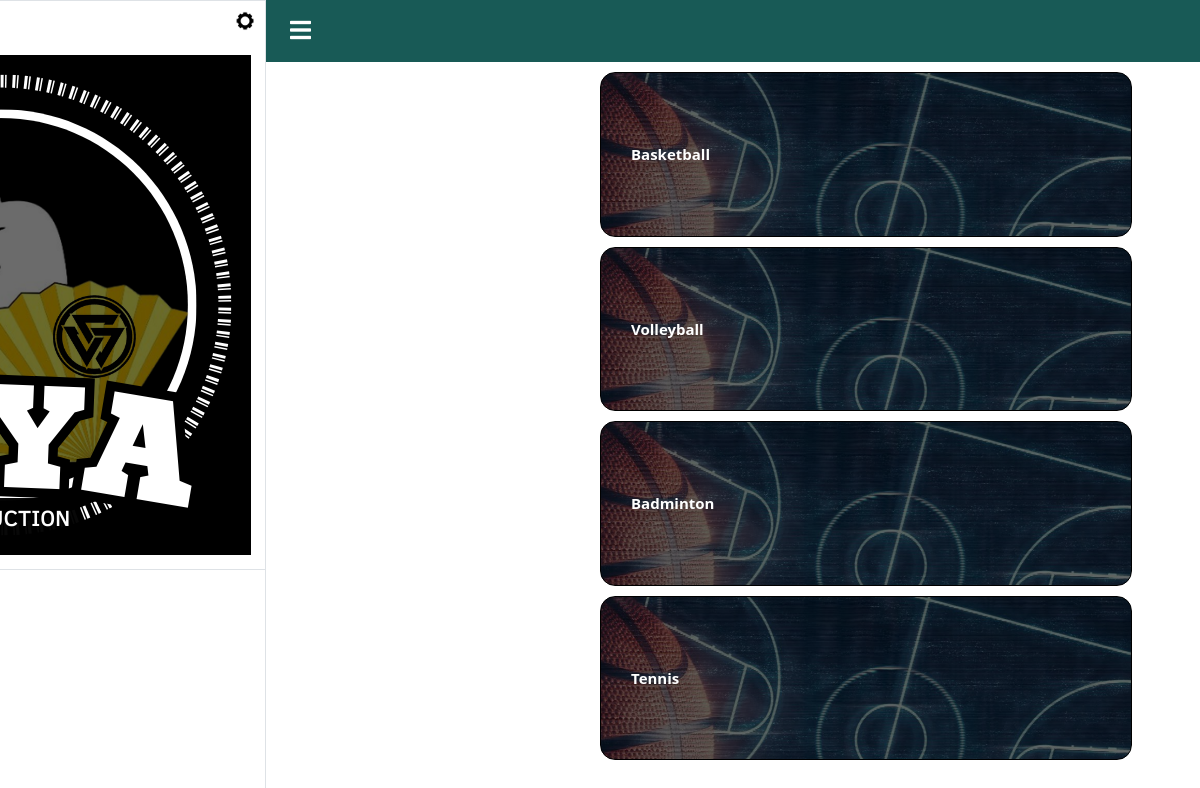
Screenshot of /Player/sportsChoices.php?playerID=1 with the database file from the repository.
### tables this page shows
CREATE TABLE `players` (
  `playerID` int(11) NOT NULL,
  `player_firstname` varchar(50) NOT NULL,
  `player_middlename` varchar(50) NOT NULL,
  `player_lastname` varchar(50) NOT NULL,
  `player_email` varchar(50) NOT NULL,
  `player_gender` varchar(10) NOT NULL,
  `player_phonenumber` int(11) NOT NULL,
  `player_birthdate` date NOT NULL,
  `player_password` varchar(50) NOT NULL,
  `player_address` varchar(50) NOT NULL,
  `player_picture` varchar(50) NOT NULL
);

CREATE TABLE `sports` (
  `sportID` int(11) NOT NULL,
  `sport_name` varchar(50) NOT NULL
);

### Player/sportsChoices.php (the view, shortened to what this page needs)
<?php
require('dbconn.php');
$playID = $_GET['playerID'];
$fetch = "SELECT * FROM players WHERE playerID='$playID'";
$playerresult = mysqli_query($conn, $fetch);
$fetchSports = "SELECT * FROM sports";
$sports = mysqli_query($conn, $fetchSports);
?>
<!DOCTYPE html>
<head>
    <link href="https://cdn.jsdelivr.net/npm/bootstrap@5.3.1/dist/css/bootstrap.min.css" rel="stylesheet">
    <link rel="stylesheet" href="https://cdnjs.cloudflare.com/ajax/libs/font-awesome/5.15.3/css/all.min.css" />
    <link href='https://unpkg.com/boxicons@2.1.4/css/boxicons.min.css' rel='stylesheet'>
    <link rel="stylesheet" href="home.css">
	<link rel="stylesheet" href="sportsChoices.css">
     <link rel="stylesheet" href="https://cdn.jsdelivr.net/npm/bootstrap@5.0.2/dist/css/bootstrap.min.css">
     <link rel="stylesheet" href="https://cdn.jsdelivr.net/npm/bootstrap-icons@1.5.0/font/bootstrap-icons.css">
</head>
<body>
    <div class="d-flex" id="wrapper">
        <div class="bg-white border" id="sidebar-wrapper">
            <div class="setting d-flex justify-content-end">
                <a href="settings.php?playerID=<?php echo $playID ?>"><img src="images/setting.png"></a>
            </div>
            <?php
             while($row=mysqli_fetch_assoc($playerresult)){
            ?>
            <div class="sidebar-heading d-flex justify-content-center align-items-center">
                <div>
                    <img class="img-profile" src="player_picture/<?php echo $row ['player_picture']?>">
                </div>
            </div>
            <div class="list-group">
                <div class="d-flex justify-content-between align-items-center border-top">
                </div>
                <div class="d-flex justify-content-between align-items-center">
                </div>
                <div class="d-flex justify-content-between align-items-center">
                </div>
                <div class="d-flex justify-content-between align-items-center">
                </div>
            </div>
            <?php
                    }
            ?>
        </div>
        <div id="page-content-wrapper">
            <nav class="navbar justify-content-between navbar-expand-lg py-3 px-4 ">
                <div>
                    <i class="fas fa-solid fa-bars primary-text fs-4 me-3" id="menu-toggle"></i>
                </div>
            </nav>
			<div class="container-fluid d-flex justify-content-center align-items-center">
				<div class="edit-profile row">
					<ul id="sportsList">
						<?php while($rowSports=mysqli_fetch_array($sports)) { ?>
                            <?php echo "<a href=listOfVenues.php?sportName=".$rowSports['sport_name'].">" ?>
                                <li class="sport" id="basketball">
                                    <?php echo $rowSports['sport_name'] ?>
                                </li>
						</a>
                            <?php } ?>
					</ul>
				</div>
			</div>
        </div>
    </div>
</body>
</html>

### Player/home.css (style rules this page uses)
body { font-family: 'Poppins', sans-serif; background-color: #fff; }
#wrapper { overflow-x: hidden; }
#sidebar-wrapper { min-height: 100vh; margin-left: -16.5rem; -webkit-transition: margin 0.25s ease-out; -moz-transition: margin 0.25s ease-out; -o-transition: margin 0.25s ease-out; transition: margin 0.25s ease-out; }
#sidebar-wrapper .sidebar-heading { padding: 0.875rem; font-size: 1.2rem; }
#page-content-wrapper { min-width: 100vw; }
#menu-toggle { cursor: pointer; color: #fff }
.setting img { margin: 10px; width: 20px; height: 20px }
.navbar { background: #185A56; width: 101%; }
.edit-profile { text-align: center; width: 50%; height: 1000px; padding: 10px; }

### Player/sportsChoices.css (style rules this page uses)
#basketball { background: linear-gradient(rgba(0, 0, 0, 0.6), rgba(0, 0, 0, 0.6)), url('basketball.jpg'); background-size:cover; }
.sport { font-weight: bold; border: 1px solid black; width: 100%; margin: 0 auto; display: flex; align-items: center; padding-top:70px; margin-bottom: 10px; border-radius:15px; color:white; font-size:15px; padding-right:70px; padding-bottom:70px; padding-left:30px; }
ul a { text-decoration:none; }

### rows the page displays
players: player_picture (picture)
sports: sport_name "Basketball"
sports: sport_name "Volleyball"
sports: sport_name "Badminton"
sports: sport_name "Tennis"
